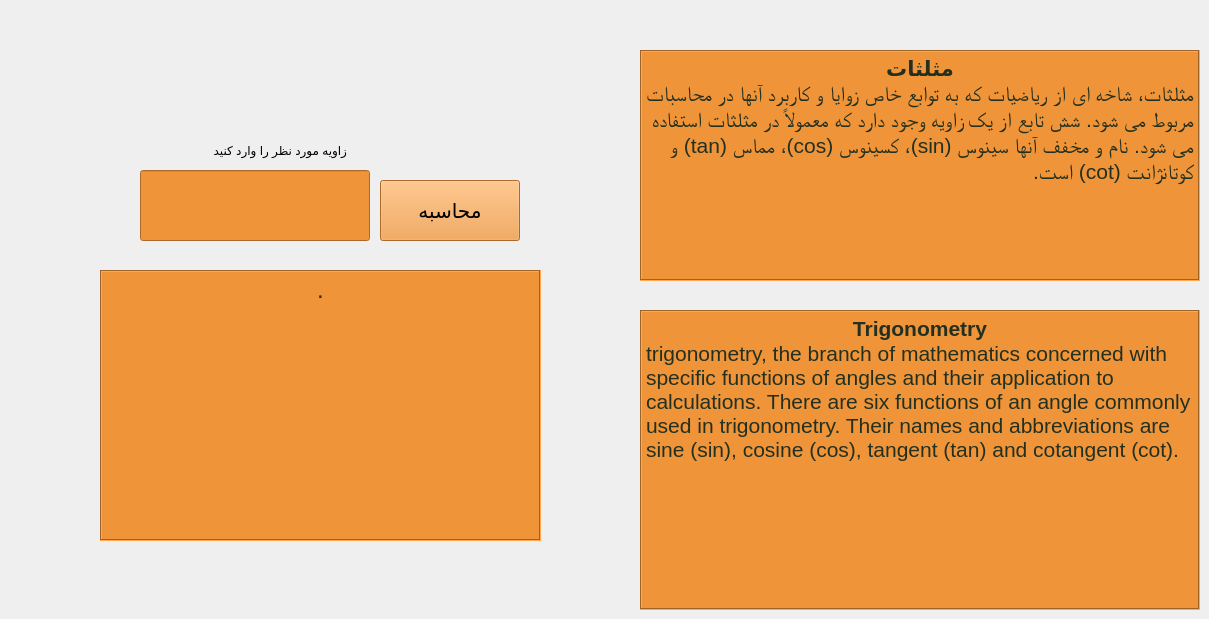
    <widget class="QWidget" name="trigonometry">
     <attribute name="title">
      <string>Trigonometry</string>
     </attribute>
     <widget class="QTextBrowser" name="trigonometry_en">
      <property name="geometry">
       <rect>
        <x>640</x>
        <y>310</y>
        <width>560</width>
        <height>300</height>
       </rect>
      </property>
      <property name="styleSheet">
       <string notr="true">background-color:#ef9439;
color:#23301f;
font: 22pt &quot;NPIParisa&quot;;

</string>
      </property>
      <property name="frameShape">
       <enum>QFrame::Box</enum>
      </property>
      <property name="html">
       <string>&lt;!DOCTYPE HTML PUBLIC &quot;-//W3C//DTD HTML 4.0//EN&quot; &quot;http://www.w3.org/TR/REC-html40/strict.dtd&quot;&gt;
&lt;html&gt;&lt;head&gt;&lt;meta name=&quot;qrichtext&quot; content=&quot;1&quot; /&gt;&lt;style type=&quot;text/css&quot;&gt;
p, li { white-space: pre-wrap; }
&lt;/style&gt;&lt;/head&gt;&lt;body style=&quot; font-family:'NPIParisa'; font-size:22pt; font-weight:400; font-style:normal;&quot;&gt;
&lt;p align=&quot;center&quot; style=&quot; margin-top:0px; margin-bottom:0px; margin-left:0px; margin-right:0px; -qt-block-indent:0; text-indent:0px;&quot;&gt;&lt;span style=&quot; font-family:'MS Shell Dlg 2'; font-size:16pt; font-weight:600;&quot;&gt;Trigonometry&lt;/span&gt;&lt;/p&gt;
&lt;p style=&quot; margin-top:0px; margin-bottom:0px; margin-left:0px; margin-right:0px; -qt-block-indent:0; text-indent:0px;&quot;&gt;&lt;span style=&quot; font-family:'MS Shell Dlg 2'; font-size:16pt;&quot;&gt;trigonometry, the branch of mathematics concerned with specific functions of angles and their application to calculations. There are six functions of an angle commonly used in trigonometry. Their names and abbreviations are sine (sin), cosine (cos), tangent (tan) and cotangent (cot).&lt;/span&gt;&lt;/p&gt;&lt;/body&gt;&lt;/html&gt;</string>
      </property>
     </widget>
     <widget class="QTextBrowser" name="trigonometry_fa">
      <property name="geometry">
       <rect>
        <x>640</x>
        <y>50</y>
        <width>560</width>
        <height>231</height>
       </rect>
      </property>
      <property name="styleSheet">
       <string notr="true">background-color:#ef9439;
color:#23301f;
font: 75 8pt &quot;0 Titr Bold&quot;;</string>
      </property>
      <property name="frameShape">
       <enum>QFrame::Box</enum>
      </property>
      <property name="html">
       <string>&lt;!DOCTYPE HTML PUBLIC &quot;-//W3C//DTD HTML 4.0//EN&quot; &quot;http://www.w3.org/TR/REC-html40/strict.dtd&quot;&gt;
&lt;html&gt;&lt;head&gt;&lt;meta name=&quot;qrichtext&quot; content=&quot;1&quot; /&gt;&lt;style type=&quot;text/css&quot;&gt;
p, li { white-space: pre-wrap; }
&lt;/style&gt;&lt;/head&gt;&lt;body style=&quot; font-family:'0 Titr Bold'; font-size:8pt; font-weight:72; font-style:normal;&quot;&gt;
&lt;p align=&quot;center&quot; dir='rtl' style=&quot; margin-top:0px; margin-bottom:0px; margin-left:0px; margin-right:0px; -qt-block-indent:0; text-indent:0px;&quot;&gt;&lt;span style=&quot; font-family:'B Bad'; font-size:16pt; font-weight:600;&quot;&gt;مثلثات&lt;/span&gt;&lt;/p&gt;
&lt;p align=&quot;right&quot; dir='rtl' style=&quot; margin-top:0px; margin-bottom:0px; margin-left:0px; margin-right:0px; -qt-block-indent:0; text-indent:0px;&quot;&gt;&lt;span style=&quot; font-family:'B Roya'; font-size:16pt;&quot;&gt;مثلثات، شاخه ای از ریاضیات که به توابع خاص زوایا و کاربرد آنها در محاسبات مربوط می شود. شش تابع از یک زاویه وجود دارد که معمولاً در مثلثات استفاده می شود. نام و مخفف آنها سینوس (sin)، کسینوس (cos)، مماس (tan) و کوتانژانت (cot) است.&lt;/span&gt;&lt;/p&gt;&lt;/body&gt;&lt;/html&gt;</string>
      </property>
     </widget>
     <widget class="QLabel" name="trigonometry_label">
      <property name="geometry">
       <rect>
        <x>147</x>
        <y>130</y>
        <width>210</width>
        <height>40</height>
       </rect>
      </property>
      <property name="styleSheet">
       <string notr="true">font: 75 12pt &quot;B Titr&quot;;</string>
      </property>
      <property name="text">
       <string>   زاویه مورد نظر را وارد کنید</string>
      </property>
     </widget>
     <widget class="QPushButton" name="trigonometry_button">
      <property name="geometry">
       <rect>
        <x>380</x>
        <y>180</y>
        <width>140</width>
        <height>61</height>
       </rect>
      </property>
      <property name="font">
       <font>
        <family>B Titr</family>
        <pointsize>15</pointsize>
        <kerning>true</kerning>
       </font>
      </property>
      <property name="cursor">
       <cursorShape>PointingHandCursor</cursorShape>
      </property>
      <property name="styleSheet">
       <string notr="true">background-color:#ef9439;</string>
      </property>
      <property name="text">
       <string>محاسبه</string>
      </property>
     </widget>
     <widget class="QTextBrowser" name="trigonometry_out">
      <property name="geometry">
       <rect>
        <x>100</x>
        <y>270</y>
        <width>441</width>
        <height>271</height>
       </rect>
      </property>
      <property name="styleSheet">
       <string notr="true">background-color:#ef9439;
color:#23301f;
font: 20pt &quot;Bell MT&quot;;
text-align: center;</string>
      </property>
      <property name="frameShape">
       <enum>QFrame::Box</enum>
      </property>
      <property name="html">
       <string>&lt;!DOCTYPE HTML PUBLIC &quot;-//W3C//DTD HTML 4.0//EN&quot; &quot;http://www.w3.org/TR/REC-html40/strict.dtd&quot;&gt;
&lt;html&gt;&lt;head&gt;&lt;meta name=&quot;qrichtext&quot; content=&quot;1&quot; /&gt;&lt;style type=&quot;text/css&quot;&gt;
p, li { white-space: pre-wrap; }
&lt;/style&gt;&lt;/head&gt;&lt;body style=&quot; font-family:'Bell MT'; font-size:20pt; font-weight:400; font-style:normal;&quot;&gt;
&lt;p align=&quot;center&quot; style=&quot; margin-top:0px; margin-bottom:0px; margin-left:0px; margin-right:0px; -qt-block-indent:0; text-indent:0px;&quot;&gt;&lt;span style=&quot; font-family:'B Roya'; font-size:18pt; font-weight:72;&quot;&gt;.&lt;/span&gt;&lt;/p&gt;&lt;/body&gt;&lt;/html&gt;</string>
      </property>
     </widget>
     <widget class="QLineEdit" name="trigonometry_input">
      <property name="geometry">
       <rect>
        <x>140</x>
        <y>170</y>
        <width>230</width>
        <height>71</height>
       </rect>
      </property>
      <property name="styleSheet">
       <string notr="true">font: 20pt &quot;Bell MT&quot;;
background-color:#ef9439;
color:#23301f;
text-align: center;</string>
      </property>
     </widget>
    </widget>
